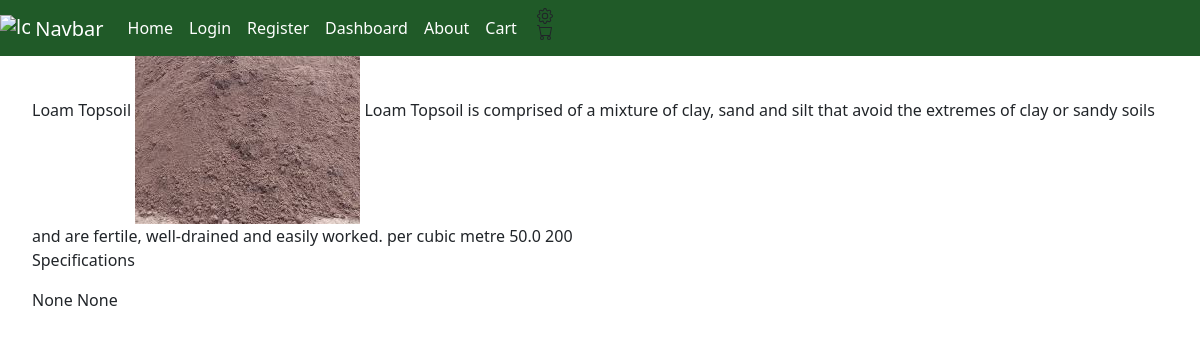
/product_view_1, run on an earlier commit of the app's database.
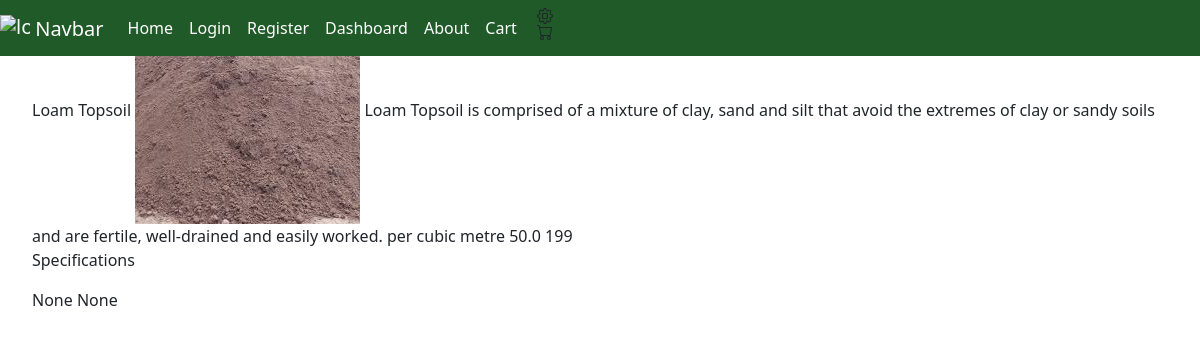
And on a later commit of the database.
### ORM/tables.py (models this page shows, shortened)
class Product(TimeStampedModel):
    __tablename__ = 'products'
    id = Column(Integer, primary_key=True, autoincrement=True)
    name = Column(String(100), nullable=False)
    description = Column(String, nullable=False)
    dimensions = Column(String(50), nullable=True)
    weight = Column(REAL, nullable=True)
    unit = Column(String(50), nullable=False)
    price = Column(REAL, nullable=False)
    stock_level = Column(Integer, nullable=False)
    category = Column(Integer, ForeignKey('categories.id'), nullable=False, index=True)
    image = Column(String(100), nullable=False)
    orders = Relationship('Order', back_populates='product')
    categories = Relationship('Category', back_populates='product')

### main.py (the view)
@limiter.limit(default)
@app.route("/product_view_<int:product_id>", methods=['POST', 'GET'])
def product_view(product_id):
    product_obj = get_product_by_id(product_id)
    return render_template("product_view.html", product=product_obj)

### ORM/ORM_operations.py (called while the page is built)
def get_product_by_id(product_id):
    product = Product.query.filter(Product.id == product_id).first()
    return product

### main.py (called while the page is built)
@app.after_request
def add_security_headers(resp):
    resp.headers['Content-Security-Policy'] =  "default-src 'self'; object-src 'none'; base-uri 'none';" #prevents inline scripts from running and objects
    resp.headers['X-Content-Type-Options'] = 'nosniff' #forces the browser to honour the content type instead of auto detecting
    resp.headers['X-Frame-Options'] = 'SAMEORIGIN' #prevents external sites from embedding this site in iframe, helping prevent clickjacking
    return resp

### templates/product_view.html (shortened to what this page needs)
{% extends "base.html" %}
{% block content %}
    {{product.name}}
    <img src="{{product.image}}">
    {{product.description}}
    {{product.unit}}
    {{product.price}}
    {{product.stock_level}}
    <p>Specifications</p>
    {{product.dimensions}}
    {{product.weight}}
{% endblock %}

What changed in the data, as far as the page shows it:
changed Product "Loam Topsoil": stock_level "200" → "199"
